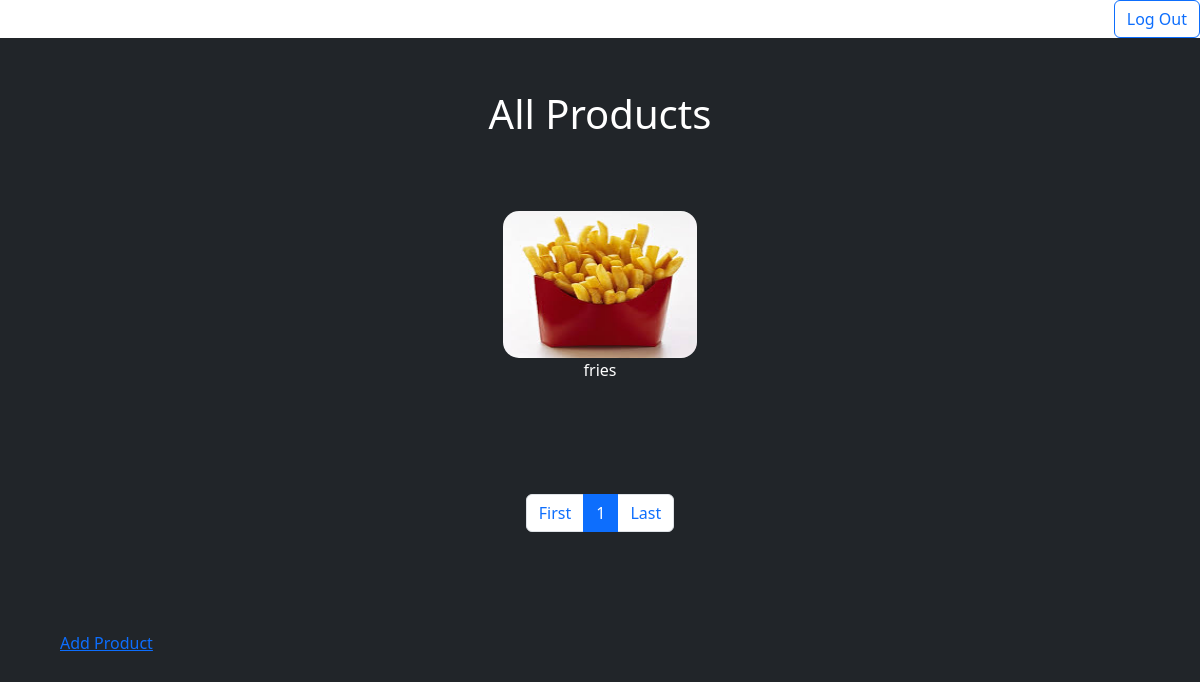
Page /products/ (signed in) on the earlier database version.
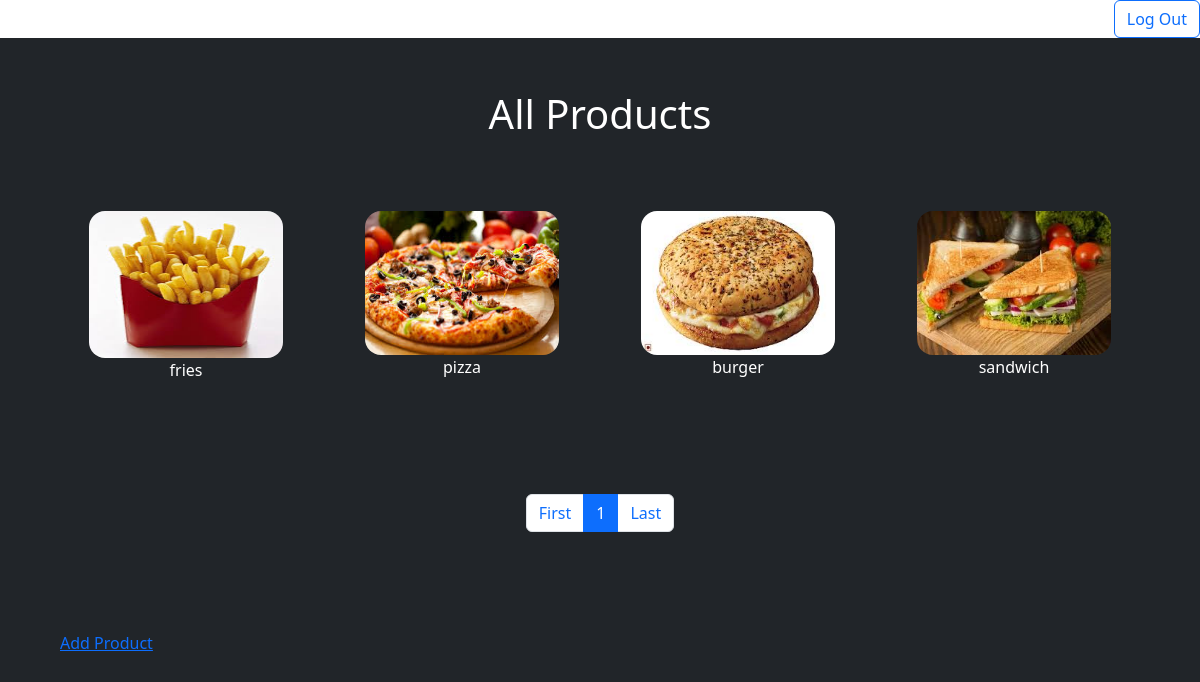
Same page on the later database version.
### polls/models.py (models this page shows, shortened)
class Product(models.Model):
    name = models.CharField(max_length=200,)
    image = models.ImageField(upload_to='ques/images', blank=True, null=True)

### polls/views.py (the view)
# urls.py: path("products/", views.ProductsView.as_view(), name="products"),
class ProductsView( LoginRequiredMixin, generic.ListView):
    login_url="/polls/"
    template_name = "polls/products.html"
    context_object_name = "products"
    paginate_by = 6
    def get_queryset(self):
        return Product.objects.all()

### polls/templates/polls/products.html (shortened to what this page needs)
<!doctype html>
<html lang="en">
<head>
    <link href="https://cdn.jsdelivr.net/npm/bootstrap@5.3.3/dist/css/bootstrap.min.css" rel="stylesheet"
>
</head>
<body>
    <a href="{% url "polls:logout" %}"><button type="button" class="btn btn-outline-primary float-end w-10">Log Out</button></a>
    <div class="container-fluid bg-dark d-flex flex-column justify-content-center" style="height: 100vh;">
        <h1 class="text-white text-center">All Products</h1>
        <div class="row  d-flex flex-row p-5 justify-content-evenly align-item-center" style="height: 80%;">
            {% for product in products %}
            <div class="col-sm-4  col-md-3 p-3 border border-dark text-white  d-flex flex-column  align-items-center"
                style="height: 40%;">
                <img src="/media/{{ product.image}}" class="rounded-4" style="height: 80%; width: 80%;">
                <p>{{ product.name}}</p>
            </div>
            {% endfor %}
            <nav aria-label="Page navigation example">
                <ul class="pagination justify-content-center">
                  <li class="page-item">
                    <a class="page-link" href="?page=1" tabindex="-1">First</a>
                  </li>
                  <li class="page-item"><a class="page-link active" href="?page={{page_obj.number}}">{{page_obj.number}} </a></li>
                  <li class="page-item">
                    <a class="page-link" href="?page={{page_obj.paginator.num_pages}}">Last</a>
                  </li>
                </ul>
              </nav>
            <a href="{% url 'polls:add_product' %}">Add Product</a>
        </div>
    </div>
</body>
</html>

Differences in the rows shown:
added Product: image (picture), name "pizza"
added Product: image (picture), name "burger"
added Product: image (picture), name "sandwich"
